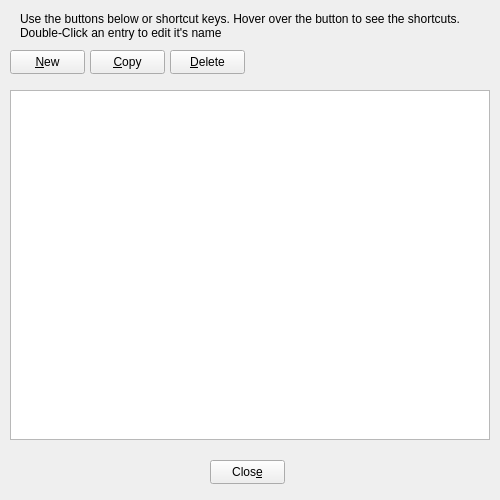
<?xml version="1.0" encoding="UTF-8"?>
<ui version="4.0">
 <class>Dialog</class>
 <widget class="QDialog" name="Dialog">
  <property name="geometry">
   <rect>
    <x>0</x>
    <y>0</y>
    <width>500</width>
    <height>500</height>
   </rect>
  </property>
  <property name="windowTitle">
   <string>Manage Skill Sets</string>
  </property>
  <property name="windowIcon">
   <iconset resource="../../Assets/PoB.qrc">
    <normaloff>:/Art/Icons/edit-list-order.png</normaloff>:/Art/Icons/edit-list-order.png</iconset>
  </property>
  <widget class="QListWidget" name="list_Trees">
   <property name="geometry">
    <rect>
     <x>10</x>
     <y>90</y>
     <width>480</width>
     <height>350</height>
    </rect>
   </property>
   <property name="font">
    <font>
     <family>Noto Sans</family>
     <pointsize>10</pointsize>
    </font>
   </property>
   <property name="dragEnabled">
    <bool>true</bool>
   </property>
   <property name="dragDropMode">
    <enum>QAbstractItemView::InternalMove</enum>
   </property>
   <property name="defaultDropAction">
    <enum>Qt::MoveAction</enum>
   </property>
   <property name="alternatingRowColors">
    <bool>true</bool>
   </property>
   <property name="selectionMode">
    <enum>QAbstractItemView::ExtendedSelection</enum>
   </property>
   <property name="horizontalScrollMode">
    <enum>QAbstractItemView::ScrollPerPixel</enum>
   </property>
   <property name="currentRow">
    <number>-1</number>
   </property>
  </widget>
  <widget class="QPushButton" name="btnNew">
   <property name="geometry">
    <rect>
     <x>10</x>
     <y>50</y>
     <width>75</width>
     <height>24</height>
    </rect>
   </property>
   <property name="focusPolicy">
    <enum>Qt::NoFocus</enum>
   </property>
   <property name="toolTip">
    <string>New _VERSION tree.  (Ctrl-N)</string>
   </property>
   <property name="text">
    <string>&amp;New</string>
   </property>
   <property name="shortcut">
    <string>Ctrl+N</string>
   </property>
  </widget>
  <widget class="QLabel" name="label">
   <property name="geometry">
    <rect>
     <x>20</x>
     <y>10</y>
     <width>461</width>
     <height>31</height>
    </rect>
   </property>
   <property name="text">
    <string>Use the buttons below or shortcut keys. Hover over the button to see the shortcuts. Double-Click an entry to edit it's name</string>
   </property>
   <property name="wordWrap">
    <bool>true</bool>
   </property>
  </widget>
  <widget class="QPushButton" name="btnCopy">
   <property name="geometry">
    <rect>
     <x>90</x>
     <y>50</y>
     <width>75</width>
     <height>24</height>
    </rect>
   </property>
   <property name="focusPolicy">
    <enum>Qt::NoFocus</enum>
   </property>
   <property name="toolTip">
    <string>Copy selections. (Ctrl-C)</string>
   </property>
   <property name="text">
    <string>&amp;Copy</string>
   </property>
   <property name="shortcut">
    <string>Ctrl+C</string>
   </property>
  </widget>
  <widget class="QPushButton" name="btnDelete">
   <property name="geometry">
    <rect>
     <x>170</x>
     <y>50</y>
     <width>75</width>
     <height>24</height>
    </rect>
   </property>
   <property name="focusPolicy">
    <enum>Qt::NoFocus</enum>
   </property>
   <property name="toolTip">
    <string>Delete selections. Beware !!!! (Delete)</string>
   </property>
   <property name="text">
    <string>&amp;Delete</string>
   </property>
   <property name="shortcut">
    <string>Del</string>
   </property>
  </widget>
  <widget class="QPushButton" name="btnClose">
   <property name="geometry">
    <rect>
     <x>210</x>
     <y>460</y>
     <width>75</width>
     <height>24</height>
    </rect>
   </property>
   <property name="focusPolicy">
    <enum>Qt::NoFocus</enum>
   </property>
   <property name="text">
    <string>Clos&amp;e</string>
   </property>
  </widget>
 </widget>
 <tabstops>
  <tabstop>list_Trees</tabstop>
  <tabstop>btnCopy</tabstop>
  <tabstop>btnDelete</tabstop>
 </tabstops>
 <resources>
  <include location="../../Assets/PoB.qrc"/>
 </resources>
 <connections/>
</ui>
